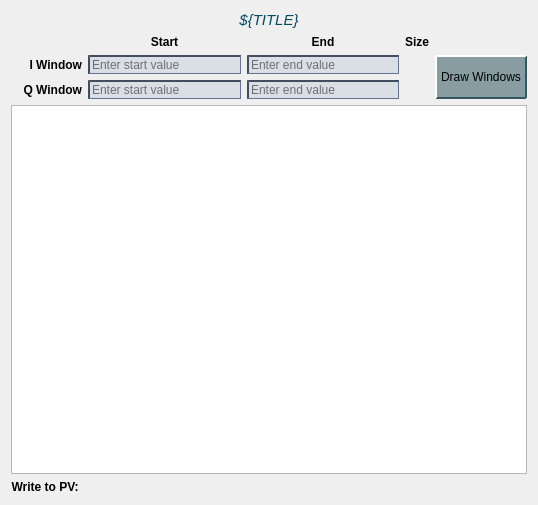
<?xml version="1.0" encoding="UTF-8"?>
<ui version="4.0">
 <class>average_window</class>
 <widget class="QWidget" name="average_window">
  <property name="geometry">
   <rect>
    <x>0</x>
    <y>0</y>
    <width>538</width>
    <height>505</height>
   </rect>
  </property>
  <property name="windowTitle">
   <string>Define Average Window - ${DEVICE}</string>
  </property>
  <property name="styleSheet">
   <string notr="true">QLineEdit {
  background-color: rgb(218,223,230);
  border-color: rgb(66,77,96);
  border-style: inset;
  border-width: 2px 1px 1px 2px;
}
QLineEdit:hover {
 background-color: rgb(198,203,210)
}
PyDMLabel {
  background-color: rgb(189,197,205);
}</string>
  </property>
  <layout class="QGridLayout" name="gridLayout">
   <item row="0" column="0">
    <layout class="QGridLayout" name="gridLayout_2">
     <property name="leftMargin">
      <number>0</number>
     </property>
     <property name="topMargin">
      <number>0</number>
     </property>
     <property name="rightMargin">
      <number>0</number>
     </property>
     <property name="bottomMargin">
      <number>0</number>
     </property>
     <item row="3" column="1">
      <widget class="QLineEdit" name="start_line_edit">
       <property name="styleSheet">
        <string notr="true"/>
       </property>
       <property name="placeholderText">
        <string>Enter start value</string>
       </property>
      </widget>
     </item>
     <item row="9" column="0">
      <widget class="QLabel" name="label_2">
       <property name="font">
        <font>
         <weight>75</weight>
         <bold>true</bold>
        </font>
       </property>
       <property name="text">
        <string>Write to PV: </string>
       </property>
       <property name="alignment">
        <set>Qt::AlignRight|Qt::AlignTrailing|Qt::AlignVCenter</set>
       </property>
      </widget>
     </item>
     <item row="3" column="3">
      <widget class="PyDMLabel" name="get_pv_size_i">
       <property name="toolTip">
        <string/>
       </property>
       <property name="text">
        <string/>
       </property>
       <property name="channel" stdset="0">
        <string>ca://${DEVICE}:I${R}${N}.NELM</string>
       </property>
      </widget>
     </item>
     <item row="1" column="2">
      <widget class="QLabel" name="stop_label">
       <property name="font">
        <font>
         <weight>75</weight>
         <bold>true</bold>
        </font>
       </property>
       <property name="text">
        <string>End</string>
       </property>
       <property name="alignment">
        <set>Qt::AlignCenter</set>
       </property>
      </widget>
     </item>
     <item row="4" column="1">
      <widget class="QLineEdit" name="start_line_edit_q">
       <property name="placeholderText">
        <string>Enter start value </string>
       </property>
      </widget>
     </item>
     <item row="9" column="1" colspan="3">
      <layout class="QHBoxLayout" name="button_layout"/>
     </item>
     <item row="1" column="3">
      <widget class="QLabel" name="label_3">
       <property name="font">
        <font>
         <weight>75</weight>
         <bold>true</bold>
        </font>
       </property>
       <property name="text">
        <string>Size</string>
       </property>
       <property name="alignment">
        <set>Qt::AlignCenter</set>
       </property>
      </widget>
     </item>
     <item row="1" column="1">
      <widget class="QLabel" name="start_label">
       <property name="font">
        <font>
         <weight>75</weight>
         <bold>true</bold>
        </font>
       </property>
       <property name="text">
        <string>Start</string>
       </property>
       <property name="alignment">
        <set>Qt::AlignCenter</set>
       </property>
      </widget>
     </item>
     <item row="3" column="2">
      <widget class="QLineEdit" name="end_line_edit">
       <property name="styleSheet">
        <string notr="true"/>
       </property>
       <property name="placeholderText">
        <string>Enter end value</string>
       </property>
      </widget>
     </item>
     <item row="4" column="3">
      <widget class="PyDMLabel" name="get_pv_size_q">
       <property name="toolTip">
        <string/>
       </property>
       <property name="text">
        <string/>
       </property>
       <property name="channel" stdset="0">
        <string>ca://${DEVICE}:Q${R}${N}.NELM</string>
       </property>
      </widget>
     </item>
     <item row="4" column="2">
      <widget class="QLineEdit" name="end_line_edit_q">
       <property name="placeholderText">
        <string>Enter end value </string>
       </property>
      </widget>
     </item>
     <item row="4" column="0">
      <widget class="QLabel" name="label_5">
       <property name="font">
        <font>
         <weight>75</weight>
         <bold>true</bold>
        </font>
       </property>
       <property name="text">
        <string>Q Window</string>
       </property>
       <property name="alignment">
        <set>Qt::AlignRight|Qt::AlignTrailing|Qt::AlignVCenter</set>
       </property>
      </widget>
     </item>
     <item row="8" column="0" colspan="5">
      <widget class="PyDMWaveformPlot" name="average_window_wf">
       <property name="minimumSize">
        <size>
         <width>500</width>
         <height>300</height>
        </size>
       </property>
       <property name="toolTip">
        <string/>
       </property>
       <property name="showXGrid">
        <bool>true</bool>
       </property>
       <property name="showYGrid">
        <bool>true</bool>
       </property>
       <property name="axisColor">
        <color>
         <red>204</red>
         <green>204</green>
         <blue>204</blue>
        </color>
       </property>
       <property name="showRightAxis">
        <bool>true</bool>
       </property>
       <property name="title" stdset="0">
        <string>I/Q windows preview</string>
       </property>
       <property name="xLabels">
        <stringlist>
         <string>Time</string>
        </stringlist>
       </property>
       <property name="yLabels">
        <stringlist>
         <string>Amplitude</string>
        </stringlist>
       </property>
       <property name="showLegend">
        <bool>true</bool>
       </property>
       <property name="curves">
        <stringlist>
         <string>{&quot;y_channel&quot;: null, &quot;x_channel&quot;: null, &quot;name&quot;: &quot;I&quot;, &quot;color&quot;: &quot;#ff557f&quot;, &quot;lineStyle&quot;: 1, &quot;lineWidth&quot;: 1, &quot;symbol&quot;: null, &quot;symbolSize&quot;: 10, &quot;redraw_mode&quot;: 2}</string>
         <string>{&quot;y_channel&quot;: null, &quot;x_channel&quot;: null, &quot;name&quot;: &quot;Q&quot;, &quot;color&quot;: &quot;#5500ff&quot;, &quot;lineStyle&quot;: 1, &quot;lineWidth&quot;: 1, &quot;symbol&quot;: null, &quot;symbolSize&quot;: 10, &quot;redraw_mode&quot;: 2}</string>
        </stringlist>
       </property>
      </widget>
     </item>
     <item row="3" column="0">
      <widget class="QLabel" name="label">
       <property name="font">
        <font>
         <weight>75</weight>
         <bold>true</bold>
        </font>
       </property>
       <property name="text">
        <string>I Window</string>
       </property>
       <property name="alignment">
        <set>Qt::AlignRight|Qt::AlignTrailing|Qt::AlignVCenter</set>
       </property>
      </widget>
     </item>
     <item row="3" column="4" rowspan="2">
      <widget class="QPushButton" name="draw_window_pb">
       <property name="sizePolicy">
        <sizepolicy hsizetype="Minimum" vsizetype="Expanding">
         <horstretch>0</horstretch>
         <verstretch>0</verstretch>
        </sizepolicy>
       </property>
       <property name="styleSheet">
        <string notr="true">QPushButton {
    background-color: rgb(136,157,162);
    border-color: rgb(212,228,233) rgb(50,88,100) rgb(50,88,100) rgb(212,228,233);
    border-style: outset;
    border-radius: 1px;
    border-width: 2px; 
    padding: 4px;
}
QPushButton:hover {
   background-color: rgb(106,127,132);
}
QPushButton:pressed {
    background-color: rgb(208,229,232);
    border-style: inset;
    border-width: 2px;
	border-color: rgb(50,88,100) rgb(212,228,233) rgb(212,228,233) rgb(50,88,100);
}
QPushButton:checked{
    background-color: rgb(208,229,232);
    border-style: inset;
    border-width: 2px;
	border-color:  rgb(112,134,142) rgb(229,233,235) rgb(239,233,235) rgb(112,134,142);
}</string>
       </property>
       <property name="text">
        <string>Draw Windows</string>
       </property>
      </widget>
     </item>
     <item row="0" column="0" colspan="5">
      <widget class="QLabel" name="display_pv_label">
       <property name="font">
        <font>
         <pointsize>11</pointsize>
         <italic>true</italic>
        </font>
       </property>
       <property name="styleSheet">
        <string notr="true">QLabel{color: #034b61}</string>
       </property>
       <property name="text">
        <string>${TITLE}</string>
       </property>
       <property name="alignment">
        <set>Qt::AlignCenter</set>
       </property>
      </widget>
     </item>
    </layout>
   </item>
  </layout>
 </widget>
 <customwidgets>
  <customwidget>
   <class>PyDMLabel</class>
   <extends>QLabel</extends>
   <header>pydm.widgets.label</header>
  </customwidget>
  <customwidget>
   <class>PyDMWaveformPlot</class>
   <extends>QGraphicsView</extends>
   <header>pydm.widgets.waveformplot</header>
  </customwidget>
 </customwidgets>
 <resources/>
 <connections/>
</ui>
